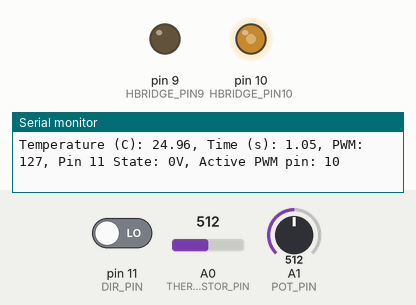
A sketch run on a simulated Arduino Uno, built with avr-gcc and run on an emulated ATmega328P. Parts: output pins drawn as LEDs (lit = HIGH), the last lines printed to the serial monitor. The test bench sets the inputs (shaded band); at power-on: A1 (POT_PIN) = 512, pin 11 (DIR_PIN) LOW, A0 (THERMISTOR_PIN) = 512.

Above: at 1.3 s.
1.4 s: A1 (POT_PIN) set to 716
At 2.7 s:
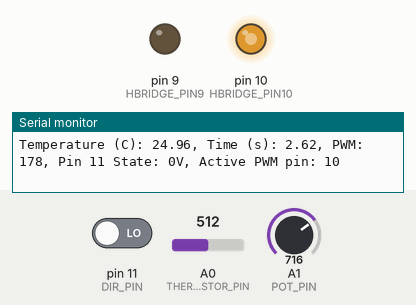
3.0 s: pin 11 (DIR_PIN) driven HIGH
At 4.3 s:
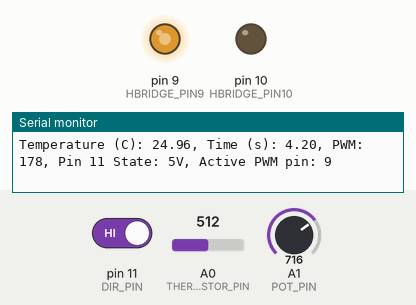
4.6 s: A1 (POT_PIN) set to 900
At 5.7 s:
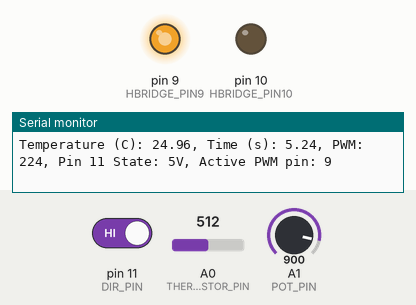
6.2 s: pin 11 (DIR_PIN) driven LOW
At 7.1 s:
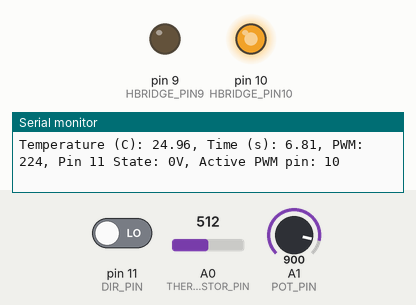
7.8 s: A1 (POT_PIN) set to 122
At 8.5 s:
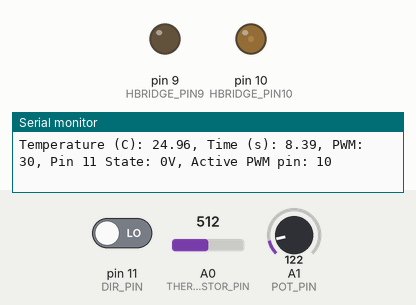
9.3 s: pin 11 (DIR_PIN) driven HIGH
At 9.8 s:
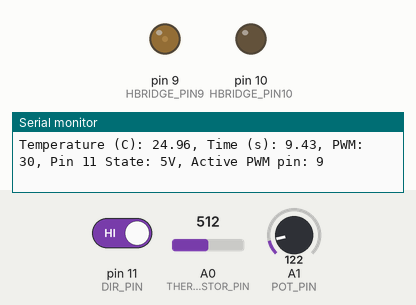
Timing chart, 0 to 11.9 s (numbered marks = the images above; inputs shaded):
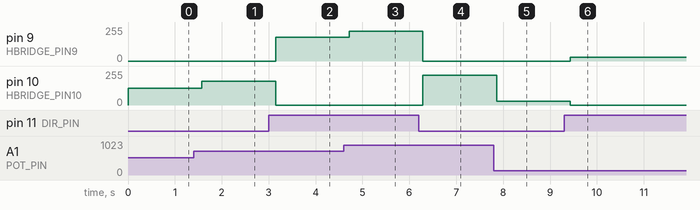

Measured:
- after the input at 1.4 s, pin 10 (HBRIDGE_PIN10): 127/255 → 178/255 after 0.17 s
- after the input at 3.0 s, pin 9 (HBRIDGE_PIN9): 0/255 → 178/255 after 0.15 s; pin 10 (HBRIDGE_PIN10): 178/255 → 0/255 after 0.15 s
- after the input at 4.6 s, pin 9 (HBRIDGE_PIN9): 178/255 → 224/255 after 0.12 s
- after the input at 6.2 s, pin 9 (HBRIDGE_PIN9): 224/255 → 0/255 after 0.09 s; pin 10 (HBRIDGE_PIN10): 0/255 → 224/255 after 0.09 s
- after the input at 7.8 s, pin 10 (HBRIDGE_PIN10): 224/255 → 30/255 after 0.06 s
- after the input at 9.3 s, pin 9 (HBRIDGE_PIN9): 0/255 → 30/255 after 0.13 s; pin 10 (HBRIDGE_PIN10): 30/255 → 0/255 after 0.13 s

The sketch:

P3_SPDT_switch.ino
```cpp
// Pin Definitions
const int THERMISTOR_PIN = A0;  // Thermistor input
const int POT_PIN        = A1;  // Trim pot input
const int HBRIDGE_PIN9   = 9;   // H-bridge input 9
const int HBRIDGE_PIN10  = 10;  // H-bridge input 10
const int DIR_PIN        = 11;  // SPDT direction switch input

// Thermistor Circuit Variables
const float SERIES_RESISTOR = 100000.0; // Fixed resistor value (100k Ohms)
const float R0              = 100000.0; // Thermistor resistance at 25°C (100k Ohms)
const float B_COEFF         = 3950.0;   // Beta coefficient
const float T0              = 298.15;   // 25°C in Kelvin

void setup() {
  Serial.begin(9600);

  // Set pins as outputs/inputs
  pinMode(HBRIDGE_PIN9, OUTPUT);
  pinMode(HBRIDGE_PIN10, OUTPUT);
  pinMode(DIR_PIN, INPUT);

  // Ensure initial PWM output starts at zero
  analogWrite(HBRIDGE_PIN9, 0);
  analogWrite(HBRIDGE_PIN10, 0);
}

void loop() {
  // Read raw thermistor ADC
  int rawADC = analogRead(THERMISTOR_PIN);

  // Clamp ADC to avoid 0 or 1023 (division by zero / infinite resistance)
  if (rawADC >= 1023) rawADC = 1022;
  if (rawADC <= 0) rawADC = 1;

  // Calculate Thermistor Resistance (Thermistor to GND, Resistor to 5V)
  float rTherm = SERIES_RESISTOR * ((float)rawADC / (1023.0 - (float)rawADC));

  // Steinhart-Hart / Beta Equation for Temperature in Kelvin
  float steinhart = log(rTherm / R0) / B_COEFF;
  steinhart += 1.0 / T0;
  float tempK = 1.0 / steinhart;

  // Convert Kelvin to Celsius
  float tempC = tempK - 273.15;

  // Read trim pot (0-1023) and map directly to PWM (0-255)
  int pwmVal = map(analogRead(POT_PIN), 0, 1023, 0, 255);

  // Read direction switch state on Pin 11
  int dirState = digitalRead(DIR_PIN);

  // Hardware direction routing logic
  int activePin;
  if (dirState == HIGH) { // 5V setting
    analogWrite(HBRIDGE_PIN9, pwmVal);
    digitalWrite(HBRIDGE_PIN10, LOW);
    activePin = HBRIDGE_PIN9;
  } else {                // 0V setting
    digitalWrite(HBRIDGE_PIN9, LOW);
    analogWrite(HBRIDGE_PIN10, pwmVal);
    activePin = HBRIDGE_PIN10;
  }

  // Print single line output required for Part 3
  Serial.print("Temperature (C): ");
  Serial.print(tempC, 2);
  Serial.print(", Time (s): ");
  Serial.print(millis() / 1000.0, 2);
  Serial.print(", PWM: ");
  Serial.print(pwmVal);
  Serial.print(", Pin 11 State: ");
  Serial.print(dirState == HIGH ? "5V" : "0V");
  Serial.print(", Active PWM pin: ");
  Serial.println(activePin);

  delay(500);
}
```
